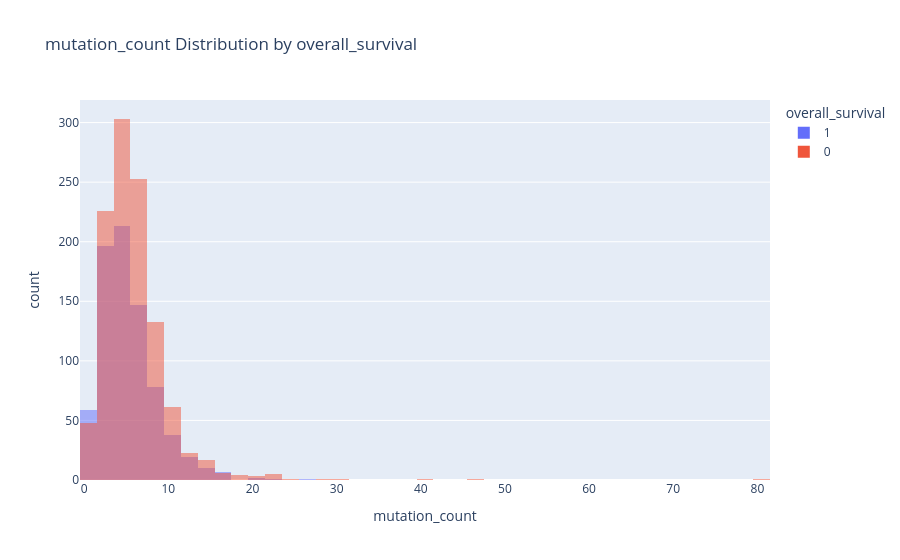
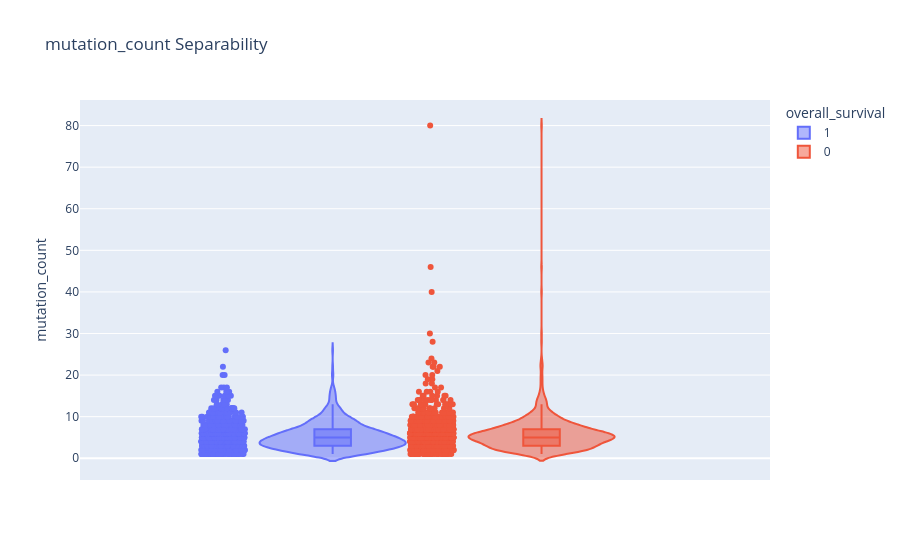

The code cell stored with these charts, in order, in its notebook:
### Code cell
# prototype EDA Distributions (Histogram & Violin)
def plot_feature_distribution(df, feature, n_bins=30):
    # Overlayed Histogram
    fig_hist = px.histogram(
        df, x=feature, color=target_col, 
        nbins=n_bins, barmode='overlay',
        title=f'{feature} Distribution by {target_col}',
        hover_data=hover_cols
    )
    # Customize hovertemplate to prove understanding of precise hover data
    fig_hist.update_traces(
        hovertemplate="<b>%{customdata[0]}</b><br>Value: %{x}<br>Age: %{customdata[1]}<br>Type: %{customdata[2]}<extra></extra>"
    )
    fig_hist.show()

    # Violin Plot for separability
    fig_violin = px.violin(
        df, y=feature, color=target_col, box=True, points="all",
        title=f'{feature} Separability',
        hover_data=hover_cols
    )
    fig_violin.show()

# Test the prototype
plot_feature_distribution(df, 'mutation_count', n_bins=50)

### Figure 1 — Plotly figure (JSON) as saved in the notebook; plotly's stock layout.template omitted (floating-point values rounded to 4 significant figures; data arrays with more than 128 entries replaced by an {"elided": "..."} marker saying what was removed)
{"data": [{"bingroup": "x", "hovertemplate": "<b>%{customdata[0]}</b><br>Value: %{x}<br>Age: %{customdata[1]}<br>Type: %{customdata[2]}<extra></extra>", "legendgroup": "1", "marker": {"color": "#636efa", "opacity": 0.5, "pattern": {"shape": ""}}, "name": "1", "nbinsx": 50, "orientation": "v", "showlegend": true, "type": "histogram", "x": {"elided": "801 float values"}, "xaxis": "x", "yaxis": "y"}, {"bingroup": "x", "hovertemplate": "<b>%{customdata[0]}</b><br>Value: %{x}<br>Age: %{customdata[1]}<br>Type: %{customdata[2]}<extra></extra>", "legendgroup": "0", "marker": {"color": "#EF553B", "opacity": 0.5, "pattern": {"shape": ""}}, "name": "0", "nbinsx": 50, "orientation": "v", "showlegend": true, "type": "histogram", "x": {"elided": "1103 float values"}, "xaxis": "x", "yaxis": "y"}], "layout": {"barmode": "overlay", "legend": {"title": {"text": "overall_survival"}, "tracegroupgap": 0}, "title": {"text": "mutation_count Distribution by overall_survival"}, "xaxis": {"anchor": "y", "domain": [0, 1], "title": {"text": "mutation_count"}}, "yaxis": {"anchor": "x", "domain": [0, 1], "title": {"text": "count"}}}}

### Figure 2 — Plotly figure (JSON) as saved in the notebook; plotly's stock layout.template omitted (floating-point values rounded to 4 significant figures; data arrays with more than 128 entries replaced by an {"elided": "..."} marker saying what was removed)
{"data": [{"alignmentgroup": "True", "box": {"visible": true}, "customdata": {"elided": "801x3 mixed values"}, "hovertemplate": "overall_survival=1<br>mutation_count=%{y}<br>patient_id=%{customdata[0]}<br>age_at_diagnosis=%{customdata[1]}<br>cancer_type_detailed=%{customdata[2]}<extra></extra>", "legendgroup": "1", "marker": {"color": "#636efa"}, "name": "1", "offsetgroup": "1", "orientation": "v", "points": "all", "scalegroup": "True", "showlegend": true, "type": "violin", "x0": " ", "xaxis": "x", "y": {"elided": "801 float values"}, "y0": " ", "yaxis": "y"}, {"alignmentgroup": "True", "box": {"visible": true}, "customdata": {"elided": "1103x3 mixed values"}, "hovertemplate": "overall_survival=0<br>mutation_count=%{y}<br>patient_id=%{customdata[0]}<br>age_at_diagnosis=%{customdata[1]}<br>cancer_type_detailed=%{customdata[2]}<extra></extra>", "legendgroup": "0", "marker": {"color": "#EF553B"}, "name": "0", "offsetgroup": "0", "orientation": "v", "points": "all", "scalegroup": "True", "showlegend": true, "type": "violin", "x0": " ", "xaxis": "x", "y": {"elided": "1103 float values"}, "y0": " ", "yaxis": "y"}], "layout": {"legend": {"title": {"text": "overall_survival"}, "tracegroupgap": 0}, "title": {"text": "mutation_count Separability"}, "violinmode": "group", "xaxis": {"anchor": "y", "domain": [0, 1]}, "yaxis": {"anchor": "x", "domain": [0, 1], "title": {"text": "mutation_count"}}}}
